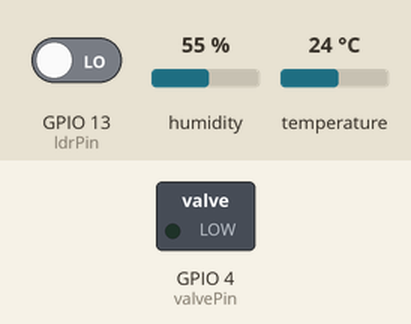
This sketch was run on a simulated ESP8266 (NodeMCU). On the bench: switched loads named in the sketch (green lamp = pin HIGH). The inputs (shaded band) are chosen by the test bench; at power-on: GPIO 13 (ldrPin) LOW, humidity 55 %, temperature 24 °C. WiFi joins after 1.5 s; servers stay silent unless stated; no MQTT or app messages arrive unless stated; pins used as bus, display or sensor lines are not drawn. At 6.6 s the program puts the board to deep sleep or switches it off; the recording ends there.

Above: at 0.1 s.
At 1.6 s:
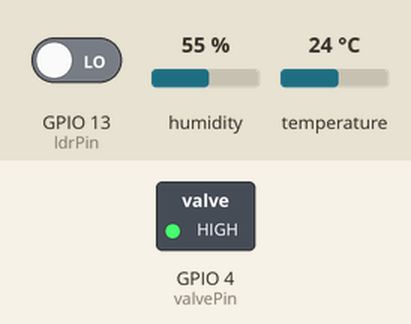
Timing chart, 0 to 6.6 s (numbered marks = the images above):
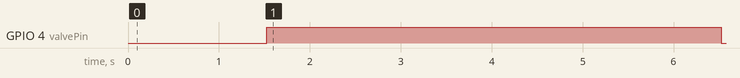

Measured:
- by itself, GPIO 4 (valvePin): LOW → HIGH at 1.5 s, → LOW 5.0 s later

The sketch:

EZgreen.ino
```cpp
/*
   ///////////////////////////////////////
   SmartPlant

   Tools:
      board:    NodeMCU 1.0 (ESP-12 Module)
      sensors:  Moisture Sensor
                Humidity and Temperature Sensor (DHT)
                LDR
   Programmers:
      Borghs Neel
      Milio Tomas
  ///////////////////////////////
*/

#include <ESP8266WiFi.h>    //ESP8266 Chip Library
#include "DHT.h"            //DHT Chip Library (For Humidity and Temperature)
#include <PubSubClient.h>   //MQTT Library for connection to Raspberry Pi
#include <Ticker.h>         //Timer for Watchdog

#define DHTTYPE DHT11   // DHT 11 //Defines the DHT11 from the DHT Chip Library

//Credentials for internet access are hidden
char* ssid = "RaspberryPi";
char* password = "raspberry";

//Watchdog variable
Ticker secondTick;
volatile int watchdogCount = 0;

//Valve
const int valvePin = 4; //  ~D2

//DHT Sensor
const int dhtPin = 0;   //  ~D1
const int dhtPower = 5; //  ~D3
float t = 0.00;
float h = 0.00;
DHT dht(dhtPin, DHTTYPE);

//Moisture sensor uses the only analog port on the NodeMCU
const int moisturePower = 15; //  ~D8
int chartValue = 0;
double analogValue = 0.0;
double analogVolts = 0.0;

//LDR sensor
const int ldrPin = 13;   //  ~D7
const int ldrPower = 12; //  ~D6
int ldrValue = 0;

//MQTT
const char* mqtt_server = "172.24.1.1";
WiFiClient espClient;
PubSubClient client(espClient);
String msg;
char msgChar[111];


// Setup code will only run once on boot
void setup() {
  // Initializing serial port for debugging purposes
  Serial.begin(115200);


  //Setup watchdog
  secondTick.attach(1, ISRwatchdog);

    //Starting wifi connection to RaspberryPi AP
  startWifiConnection();


  //Put LDR pin on input
  pinMode(ldrPin, INPUT);
  //Put LDRPower on output
  pinMode(ldrPower, OUTPUT);
  //Put valvePin on output
  pinMode(valvePin, OUTPUT);
  //Put moisturePower on output
  pinMode(moisturePower, OUTPUT);
  //Put dhtPower on output
  pinMode(dhtPower, OUTPUT);


  //Set valvePin low
  digitalWrite(valvePin, LOW);
  //Set ldrPower high
  digitalWrite(ldrPower, HIGH);
  //Set moisturePower high
  digitalWrite(moisturePower, HIGH);
  //Set dhtPower high
  digitalWrite(dhtPower, HIGH);

  // Initialize DHT sensor (Humidity and Temperature).
  dht.begin();
}

void loop() {
  // put your main code here, to run repeatedly:

  //Feed the watchdog
  watchdogCount = 0;

  //Read Humidity and Temperature sensor (DHT)
  readDHT();

  //Read Moisture sensor
  readMoisture();

  //Read Light sensor
  readLDR();

  //Send data to mqtt
  sendMQTT();

  //Go to deepsleep for low power con
  //Go in deep sleep for 30 minutes, then wakeup like a reset
  ESP.deepSleep(1800000000, WAKE_RF_DEFAULT);
  delay(100); //without this delay it won't work (bug in the esp8266 chip)
}

void startWifiConnection(){
  //Start connection to predefined SSID
  WiFi.begin(ssid, password);

  //Show a "." while we're trying to connect to the RaspberryPi AP
  while (WiFi.status() != WL_CONNECTED) {
    delay(500);
  }
}

void readDHT() {


  h = dht.readHumidity();     // Read humidity
  t = dht.readTemperature();  // Read temperature as Celsius (the default)

  //Stop powering sensor
  digitalWrite(dhtPower, LOW);
}

void readMoisture(){
  analogValue = analogRead(A0);   //Read the analog signal


  chartValue = (analogValue * 100)/956;   //Convert analog value (0-1024) to value between 0 and 100

  chartValue = 100 - chartValue; //Reverse the value so that the value goes up as moisture increases

  //Stop powering sensor
  digitalWrite(moisturePower, LOW);
  //Put on valve if soil is to dry
  if (chartValue <= 55) {
    digitalWrite(valvePin, HIGH);
  }
  //Close valve after 2 seconds
  delay(5000);
  digitalWrite(valvePin, LOW);

}

void readLDR(){
  //Read out LDR value (low light or high light)
  if ( digitalRead(ldrPin) == HIGH ) {
    ldrValue = 0; //Light is low
  }
  else {
    ldrValue = 1; //Light is high (wich is good)
  }
  //Stop powering sensor
  digitalWrite(ldrPower, LOW);
}

void sendMQTT(){
  //Connect to MQTT server with port 1883
  client.setServer(mqtt_server, 1883);

  //Check if MQTT client is connected
  if (!client.connected()) {
    reconnect(); //reconnect if not
  }
  client.loop();

  //Make a message to send to the MQTT broker
  msg += "\"module_id\": \"";
  msg += ESP.getChipId();
  msg += "\", \"moisture\": \"";
  msg += chartValue;
  msg += "\", \"humidity\": \"";
  msg += h;
  msg += "\", \"temperature\": \"";
  msg += t;
  msg += "\", \"light\": \"";
  msg += ldrValue;
  msg += "\"}";
  //Converse string to char for sending to mqtt
  msg.toCharArray(msgChar, 111);
  //Send data to MQTT with "..." as keyword
  client.publish("smartplant", msgChar);
  msg = "";
}

void reconnect() {
  // Loop until we're reconnected
  while (!client.connected()) {
    // Attempt to connect
    if (!client.connect("ESP8266Client")) {
      // Wait 5 seconds before retrying
      delay(5000);
    }
  }
}

//Interrupt Service Routine
void ISRwatchdog() {
  watchdogCount++;
  //Specified time when program needs to reset
  if (watchdogCount == 10) {

    ESP.reset();
  }
}
```
